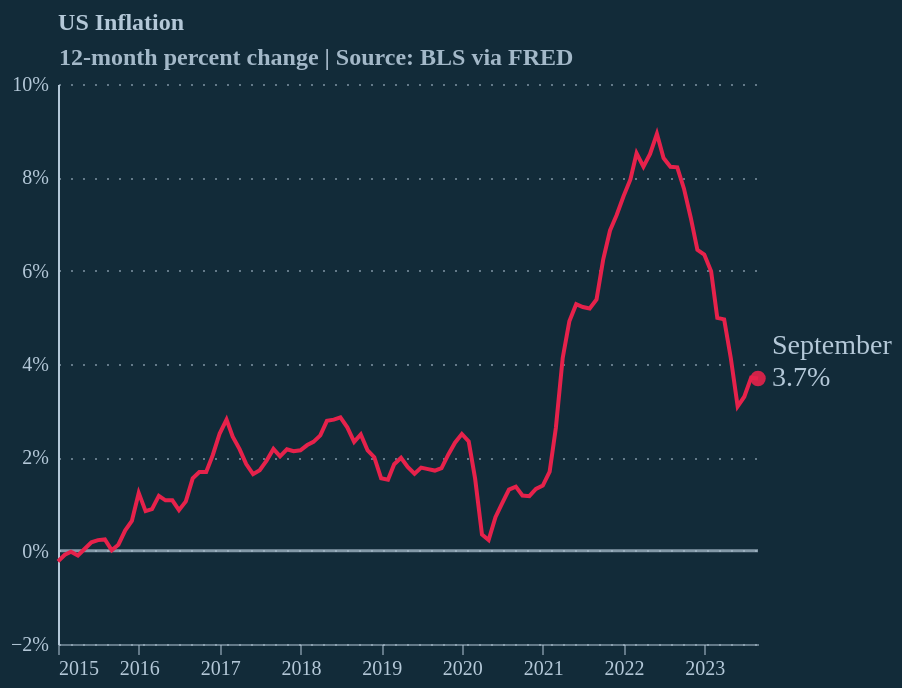

The specification (Vega-Lite) saved for this image:
### Vega-Lite specification from a JSON file in a GitHub repository (floating-point values rounded to 4 significant figures)
{"config": {"view": {"continuousWidth": 350, "continuousHeight": 280, "stroke": null}, "background": "#122b39", "font": "Circular Std", "title": {"anchor": "start", "color": "#b4c8d8", "dx": 24, "fontSize": 12, "subtitleColor": "#000000", "subtitleFontSize": 12}}, "layer": [{"data": {"name": "data-06fd9f850666401b4599de5588b60692"}, "mark": {"type": "rule", "color": "#b4c8d8", "opacity": 0.7, "size": 1.5}, "encoding": {"y": {"field": "y", "type": "quantitative"}}}, {"data": {"name": "data-380659868dae0744fe025e40ed5e8cab"}, "mark": {"type": "line", "color": "#e6224b"}, "encoding": {"x": {"axis": {"domainColor": "#b4c8d8", "domainOpacity": 0.5, "grid": false, "labelAngle": 0, "labelColor": "#b4c8d8", "tickColor": "#b4c8d8", "tickCount": 10, "tickOpacity": 0.5, "title": null}, "field": "date", "type": "temporal"}, "y": {"axis": {"domainColor": "#b4c8d8", "format": "%", "gridColor": "#b4c8d8", "gridDash": [1, 5], "gridOpacity": 0.5, "labelColor": "#b4c8d8", "labelPadding": 5, "tickColor": "#b4c8d8", "tickCount": 8, "tickOpacity": 0.5, "ticks": false, "title": "12-month percent change | Source: BLS via FRED", "titleAlign": "left", "titleAngle": 0, "titleBaseline": "bottom", "titleColor": "#b4c8d8", "titleFontSize": 12, "titleOpacity": 0.9, "titleX": 0, "titleY": -7}, "field": "value", "scale": {"padding": 25, "zero": false}, "type": "quantitative"}}, "title": "US Inflation"}, {"data": {"name": "data-caecf2a45a06a8bc2d13aeae6fe17ad8"}, "mark": {"type": "point", "color": "#e6224b", "filled": true, "opacity": 0.9, "size": 60}, "encoding": {"x": {"field": "date", "type": "temporal"}, "y": {"field": "value", "type": "quantitative"}}}, {"data": {"name": "data-caecf2a45a06a8bc2d13aeae6fe17ad8"}, "mark": {"type": "text", "align": "left", "baseline": "middle", "color": "#b4c8d8", "dx": 7, "dy": -16, "fontSize": 14}, "encoding": {"text": {"field": "month", "type": "nominal"}, "x": {"field": "date", "type": "temporal"}, "y": {"field": "value", "type": "quantitative"}}}, {"data": {"name": "data-caecf2a45a06a8bc2d13aeae6fe17ad8"}, "mark": {"type": "text", "align": "left", "baseline": "middle", "color": "#b4c8d8", "dx": 7, "dy": 0, "fontSize": 14}, "encoding": {"text": {"field": "text", "type": "nominal"}, "x": {"field": "date", "type": "temporal"}, "y": {"field": "value", "type": "quantitative"}}}], "height": 280, "width": 350, "$schema": "https://vega.github.io/schema/vega-lite/v5.8.0.json", "datasets": {"data-06fd9f850666401b4599de5588b60692": [{"y": 0}], "data-380659868dae0744fe025e40ed5e8cab": [{"date": "2015-01-01", "value": -0.002299}, {"date": "2015-02-01", "value": -0.0008703}, {"date": "2015-03-01", "value": -0.0002203}, {"date": "2015-04-01", "value": -0.00104}, {"date": "2015-05-01", "value": 0.0003503}, {"date": "2015-06-01", "value": 0.001796}, {"date": "2015-07-01", "value": 0.002257}, {"date": "2015-08-01", "value": 0.002413}, {"date": "2015-09-01", "value": 8.843e-05}, {"date": "2015-10-01", "value": 0.001276}, {"date": "2015-11-01", "value": 0.004363}, {"date": "2015-12-01", "value": 0.006387}, {"date": "2016-01-01", "value": 0.01238}, {"date": "2016-02-01", "value": 0.008473}, {"date": "2016-03-01", "value": 0.008916}, {"date": "2016-04-01", "value": 0.01173}, {"date": "2016-05-01", "value": 0.01078}, {"date": "2016-06-01", "value": 0.01079}, {"date": "2016-07-01", "value": 0.008684}, {"date": "2016-08-01", "value": 0.01055}, {"date": "2016-09-01", "value": 0.01549}, {"date": "2016-10-01", "value": 0.01686}, {"date": "2016-11-01", "value": 0.01684}, {"date": "2016-12-01", "value": 0.02051}, {"date": "2017-01-01", "value": 0.0251}, {"date": "2017-02-01", "value": 0.0281}, {"date": "2017-03-01", "value": 0.02441}, {"date": "2017-04-01", "value": 0.02176}, {"date": "2017-05-01", "value": 0.01856}, {"date": "2017-06-01", "value": 0.01641}, {"date": "2017-07-01", "value": 0.01725}, {"date": "2017-08-01", "value": 0.01928}, {"date": "2017-09-01", "value": 0.02181}, {"date": "2017-10-01", "value": 0.02021}, {"date": "2017-11-01", "value": 0.02172}, {"date": "2017-12-01", "value": 0.0213}, {"date": "2018-01-01", "value": 0.02151}, {"date": "2018-02-01", "value": 0.02263}, {"date": "2018-03-01", "value": 0.02331}, {"date": "2018-04-01", "value": 0.02471}, {"date": "2018-05-01", "value": 0.02782}, {"date": "2018-06-01", "value": 0.02808}, {"date": "2018-07-01", "value": 0.02854}, {"date": "2018-08-01", "value": 0.02643}, {"date": "2018-09-01", "value": 0.02332}, {"date": "2018-10-01", "value": 0.02492}, {"date": "2018-11-01", "value": 0.02147}, {"date": "2018-12-01", "value": 0.02002}, {"date": "2019-01-01", "value": 0.01551}, {"date": "2019-02-01", "value": 0.0152}, {"date": "2019-03-01", "value": 0.01853}, {"date": "2019-04-01", "value": 0.01992}, {"date": "2019-05-01", "value": 0.01794}, {"date": "2019-06-01", "value": 0.0165}, {"date": "2019-07-01", "value": 0.0178}, {"date": "2019-08-01", "value": 0.01747}, {"date": "2019-09-01", "value": 0.01717}, {"date": "2019-10-01", "value": 0.01769}, {"date": "2019-11-01", "value": 0.02062}, {"date": "2019-12-01", "value": 0.02314}, {"date": "2020-01-01", "value": 0.025}, {"date": "2020-02-01", "value": 0.02339}, {"date": "2020-03-01", "value": 0.01543}, {"date": "2020-04-01", "value": 0.003452}, {"date": "2020-05-01", "value": 0.002264}, {"date": "2020-06-01", "value": 0.00716}, {"date": "2020-07-01", "value": 0.01014}, {"date": "2020-08-01", "value": 0.01309}, {"date": "2020-09-01", "value": 0.01371}, {"date": "2020-10-01", "value": 0.01183}, {"date": "2020-11-01", "value": 0.01168}, {"date": "2020-12-01", "value": 0.01322}, {"date": "2021-01-01", "value": 0.01395}, {"date": "2021-02-01", "value": 0.01693}, {"date": "2021-03-01", "value": 0.02631}, {"date": "2021-04-01", "value": 0.04131}, {"date": "2021-05-01", "value": 0.04915}, {"date": "2021-06-01", "value": 0.05282}, {"date": "2021-07-01", "value": 0.05222}, {"date": "2021-08-01", "value": 0.05188}, {"date": "2021-09-01", "value": 0.05384}, {"date": "2021-10-01", "value": 0.06238}, {"date": "2021-11-01", "value": 0.06862}, {"date": "2021-12-01", "value": 0.07194}, {"date": "2022-01-01", "value": 0.07595}, {"date": "2022-02-01", "value": 0.07955}, {"date": "2022-03-01", "value": 0.08515}, {"date": "2022-04-01", "value": 0.08228}, {"date": "2022-05-01", "value": 0.08502}, {"date": "2022-06-01", "value": 0.08933}, {"date": "2022-07-01", "value": 0.08413}, {"date": "2022-08-01", "value": 0.08227}, {"date": "2022-09-01", "value": 0.08215}, {"date": "2022-10-01", "value": 0.07762}, {"date": "2022-11-01", "value": 0.07135}, {"date": "2022-12-01", "value": 0.06445}, {"date": "2023-01-01", "value": 0.06347}, {"date": "2023-02-01", "value": 0.05986}, {"date": "2023-03-01", "value": 0.04987}, {"date": "2023-04-01", "value": 0.04957}, {"date": "2023-05-01", "value": 0.04129}, {"date": "2023-06-01", "value": 0.03092}, {"date": "2023-07-01", "value": 0.03299}, {"date": "2023-08-01", "value": 0.03708}, {"date": "2023-09-01", "value": 0.0369}], "data-caecf2a45a06a8bc2d13aeae6fe17ad8": [{"date": "2023-09-01", "value": 0.0369, "text": "3.7%", "month": "September"}]}}
